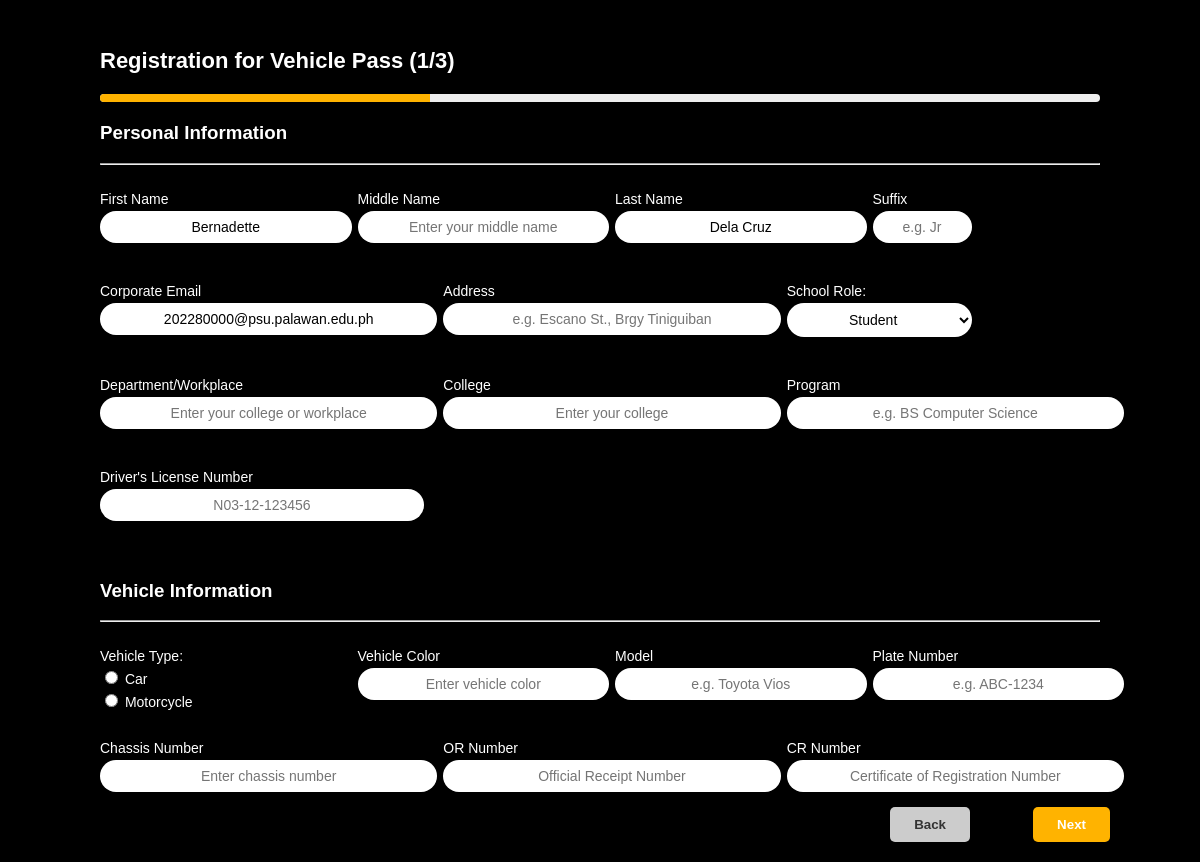
Before: /dashboard/user/application/step-1/ (signed in) with the older database file.
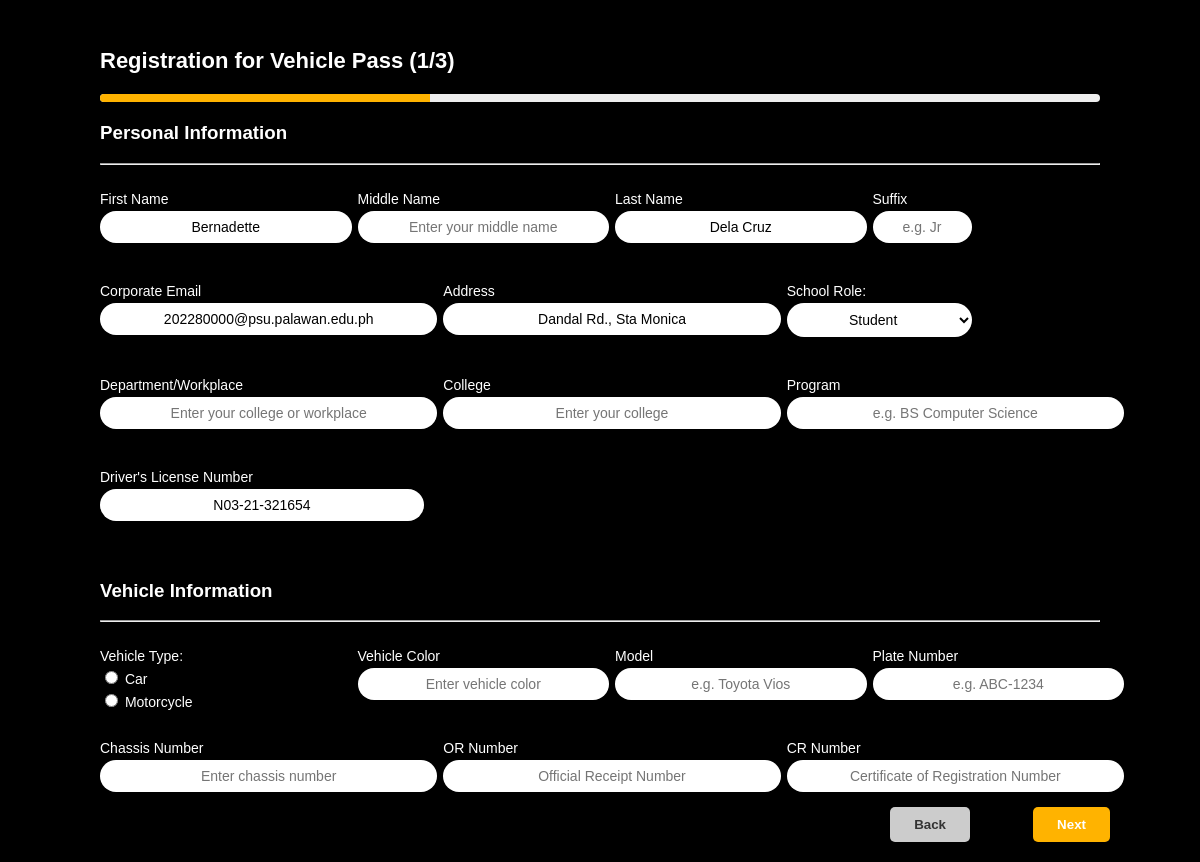
After: the same page with the newer database file.
### vehicle_pass/models.py (models this page shows, shortened)
class BaseModel(models.Model):
    created_at = models.DateTimeField(auto_now_add=True, db_index=True)
    updated_at = models.DateTimeField(auto_now=True)
    class Meta:
        abstract = True

class UserProfile(BaseModel):
    ROLE_CHOICES = [('user', 'User'),
        ('security', 'Security'),
        ('cashier', 'Cashier'),
        ('admin', 'Admin')
        ]
    SCHOOL_ROLE_CHOICES = [('student', 'Student'),
                   ('faculty', 'Faculty'),
                   ('university personnel', 'University Personnel')
                   ]
    profile_picture = models.ImageField(
        upload_to='profile_pictures/',
        blank=True,
        null=True,
    )
    corporate_email = models.EmailField(max_length=50, unique=True)
    password = models.CharField(max_length=128)
    lastname = models.CharField(max_length=25)
    firstname = models.CharField(max_length=50)
    middle_name = models.CharField(max_length=25, blank=True, null=True)
    suffix = models.CharField(max_length=5, blank=True, null=True)
    dl_number = models.CharField(max_length=15, blank=True, null=True)
    college = models.CharField(max_length=100, blank=True, null=True)
    program = models.CharField(max_length=100, blank=True, null=True)
    department = models.CharField(max_length=100, blank=True, null=True)
    address = models.CharField(max_length=100, blank=True, null=True)
    role = models.CharField(max_length=20, choices=ROLE_CHOICES, default='user', null=True)
    school_role = models.CharField(max_length=20, choices=SCHOOL_ROLE_CHOICES, null=True, blank=True)

### vehicle_pass/views.py (the view)
# urls.py: path("dashboard/user/application/step-1/", views.vehicle_registration_step_1, name="vehicle_registration_step_1"),
@login_required
def vehicle_registration_step_1(request):
    user_id = request.session.get("user_id")
    user = UserProfile.objects.get(id=user_id)
    if request.method == 'POST':
        form = VehicleRegistrationStep1Form(request.POST)
        if form.is_valid():
            step1_data = form.cleaned_data
            request.session['step1_data'] = {
                'first_name': step1_data['first_name'],
                'middle_name': step1_data['middle_name'],
                'last_name': step1_data['last_name'],
                'suffix': step1_data['suffix'],
                'corporate_email': step1_data['corporate_email'],
                'address': step1_data['address'],
                'role': step1_data['role'],
                'department_or_workplace': step1_data['department_or_workplace'],
                'college': step1_data['college'],
                'program': step1_data['program'],
                'driver_license_number': step1_data['driver_license_number'],
                'vehicle_type': step1_data['vehicle_type'],
                'vehicle_color': step1_data['vehicle_color'],
                'model': step1_data['model'],
                'plate_number': step1_data['plate_number'],
                'chassis_number': step1_data['chassis_number'],
                'or_number': step1_data['or_number'],
                'cr_number': step1_data['cr_number']
            }
            return redirect('vehicle_registration_step_2')
    else:
        initial_data = {
            'first_name': user.firstname,
            'middle_name': user.middle_name,
            'last_name': user.lastname,
            'suffix': user.suffix,
            'corporate_email': user.corporate_email,
            'address': user.address,
            'role': user.school_role,
            'driver_license_number': user.dl_number
        }
        form = VehicleRegistrationStep1Form(initial=initial_data)
    context = {
        'form': form,
        'user': user
    }
    return render(request, 'forms/forms_1.html', context)

### vehicle_pass/authentication.py (called while the page is built)
def login_required(view_func):
    @wraps(view_func)
    def wrapper(request, *args, **kwargs):
        if "user_id" not in request.session:
            return redirect("/login")  # Redirect to login if not authenticated
        return view_func(request, *args, **kwargs)
    return wrapper

### vehicle_pass/context_processors.py (called while the page is built)
def admin_user_context(request):
    if hasattr(request, 'session') and 'user_id' in request.session:
        try:
            user_id = request.session.get('user_id')
            admin_user = UserProfile.objects.get(id=user_id, role='admin')
            admin_name = f"{admin_user.firstname} {admin_user.lastname}"
        except Exception as e:
            admin_name = "Admin"
    else:
        admin_name = "Not Logged In"
    return {'admin_name': admin_name}

### templates/Forms/forms_1.html (shortened to what the changed rows need)
{% load static %}
<!DOCTYPE html>
<html lang="en">
<head>
  <link rel="stylesheet" href="{% static 'css/forms_style.css' %}">
</head>
<body>
  <div class="container">
    <h2 class="form1-h2">Registration for Vehicle Pass (1/3)</h2>
    <form method="POST">
      <br>
      <div class="form1-name-group">
        <div class="form-group form1-form-group">
          <label for="{{ form.middle_name.id_for_label }}">Middle Name</label>
          {{ form.middle_name }}
        </div>
        <div class="form-group form1-form-group">
          <div class="suffix-custom-size" style="width:75px">
              <label for="{{ form.suffix.id_for_label }}">Suffix</label>
              {{ form.suffix }}
          </div>
        </div>
      </div>
      <div class="form1-aligned-group">
        <div class="form-group form1-form-group">
          <label for="{{ form.corporate_email.id_for_label }}">Corporate Email</label>
          {{ form.corporate_email }}
        </div>
        <div class="form-group form1-form-group">
          <label for="{{ form.corporate_email.id_for_label }}">Address</label>
          {{ form.address }}
        </div>
        <div class="form-group form1-form-group">
          <label for="{{ form.role.id_for_label }}">School Role:</label>
          {{ form.role }}
        </div>
      </div>
      <div class="form1-aligned-group">
        <div class="form-group form1-form-group">
          <label for="{{ form.college.id_for_label }}">College</label>
          {{ form.college }}
        </div>
        <div class="form-group form1-form-group">
          <label for="{{ form.program.id_for_label }}">Program</label>
          {{ form.program }}
        </div>
      </div>
      <div class="form1-aligned-group">
        <div class="form-group form1-form-group" style="flex: 1; max-width: 300px;">
              <label for="{{ form.driver_license_number.id_for_label }}">Driver's License Number</label>
              {{ form.driver_license_number }}
        </div>
      </div>
      <br>
    </form>
  </div>
</body>
</html>

Changed rows visible on the page:
changed UserProfile "202280000@psu.palawan.edu.ph": address (not shown) → "Dandal Rd., Sta Monica"
Other visible differences:
form field driver_license_number: (not shown) → "N03-21-321654"
